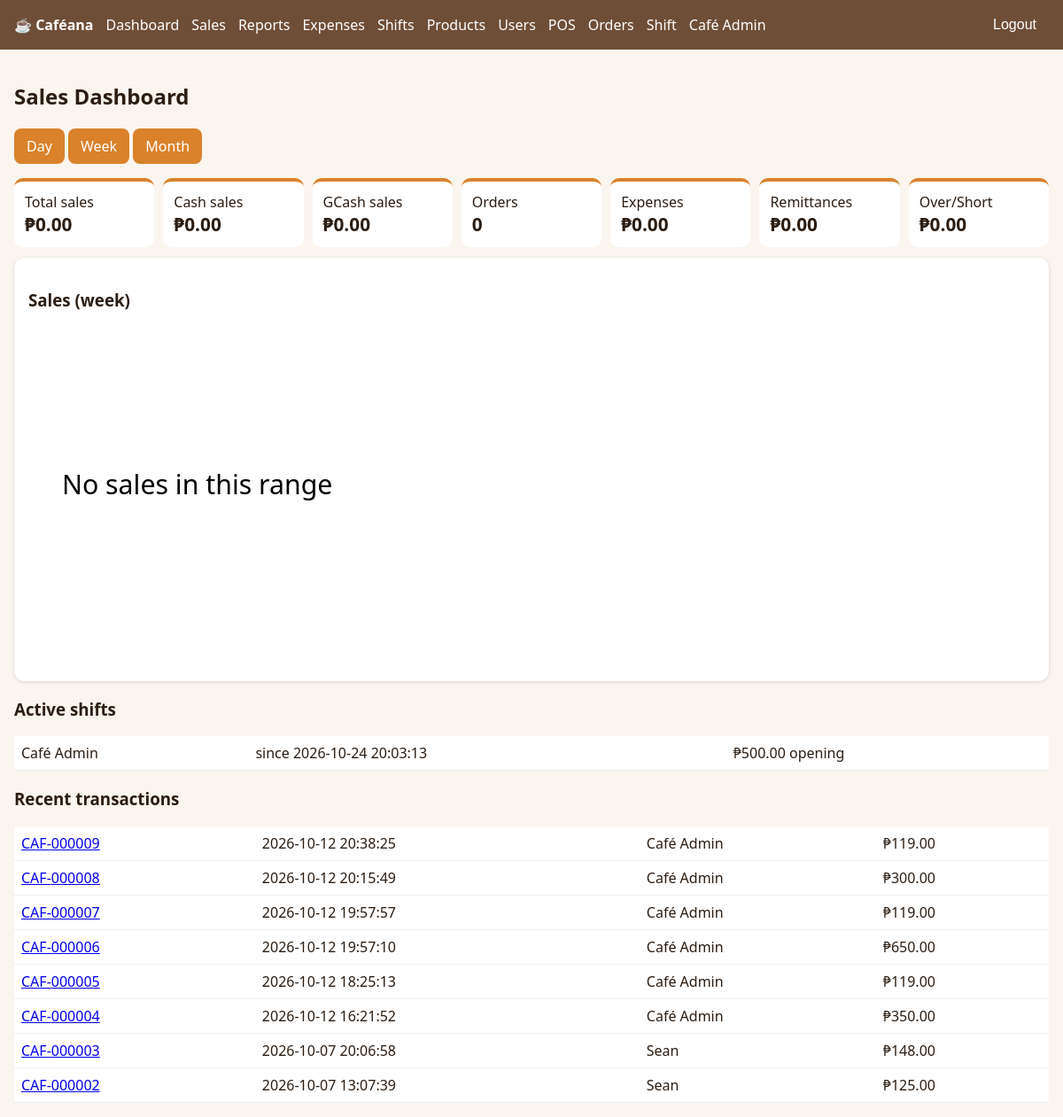
/admin/dashboard?range=week (signed in), run on the app's committed database.
### tables this page shows
CREATE TABLE users(id INTEGER PRIMARY KEY,username TEXT UNIQUE NOT NULL,full_name TEXT NOT NULL,password_hash TEXT NOT NULL,
 role TEXT NOT NULL DEFAULT 'staff' CHECK(role IN('admin','staff')),status TEXT NOT NULL DEFAULT 'pending' CHECK(status IN('pending','active','rejected','inactive')),
 created_at TEXT NOT NULL DEFAULT(datetime('now','localtime')));

CREATE TABLE shifts(id INTEGER PRIMARY KEY,user_id INTEGER NOT NULL REFERENCES users(id),start_at TEXT NOT NULL DEFAULT(datetime('now','localtime')),end_at TEXT,
 opening_cash INTEGER NOT NULL,closing_cash INTEGER,expected_cash INTEGER,over_short INTEGER,status TEXT NOT NULL DEFAULT 'open' CHECK(status IN('open','closed')));

CREATE TABLE orders(id INTEGER PRIMARY KEY,user_id INTEGER NOT NULL REFERENCES users(id),shift_id INTEGER NOT NULL REFERENCES shifts(id),token TEXT UNIQUE NOT NULL,
 subtotal INTEGER NOT NULL,discount INTEGER NOT NULL DEFAULT 0,total INTEGER NOT NULL,created_at TEXT NOT NULL DEFAULT(datetime('now','localtime')));

### app.py (the view)
@app.route("/admin/dashboard")
@admin_required
def dashboard():
    r = request.args.get("range", "day"); r = r if r in RANGES else "day"
    c = lambda col: RANGES[r].format(c=col)
    st = q1(f"SELECT COUNT(DISTINCT o.id) n,COALESCE(SUM(p.amount),0) total,COALESCE(SUM(CASE WHEN p.method='cash' THEN p.amount END),0) cash,COALESCE(SUM(CASE WHEN p.method='gcash' THEN p.amount END),0) gcash FROM orders o JOIN payments p ON p.order_id=o.id WHERE {c('o.created_at')}")
    ex = q1(f"SELECT COALESCE(SUM(amount),0) v FROM expenses WHERE {c('created_at')}")["v"]
    rm = q1(f"SELECT COALESCE(SUM(amount),0) v FROM remittances WHERE {c('created_at')}")["v"]
    os_ = q1(f"SELECT COALESCE(SUM(over_short),0) v FROM shifts WHERE status='closed' AND {c('end_at')}")["v"]
    grp = "strftime('%H:00',o.created_at)" if r == "day" else "date(o.created_at)"
    rows = {x["k"]: x["v"] / 100 for x in q(f"SELECT {grp} k,SUM(o.total) v FROM orders o WHERE {c('o.created_at')} GROUP BY k")}
    if r == "day":
        hrs = sorted(rows); keys = [f"{h:02d}:00" for h in range(int(hrs[0][:2]), max(int(hrs[-1][:2]), datetime.now().hour) + 1)] if hrs else []
    else:
        today = datetime.now().date(); keys = [(today - timedelta(days=i)).isoformat() for i in range((7 if r == "week" else 30) - 1, -1, -1)]
    chart = [[k, rows.get(k, 0)] for k in keys] if rows else []
    return render_template("dashboard.html", st=st, ex=ex, rm=rm, os=os_, r=r, chart=chart,
        active=q("SELECT s.*,u.full_name FROM shifts s JOIN users u ON u.id=s.user_id WHERE s.status='open'"),
        recent=q("SELECT o.*,u.full_name FROM orders o JOIN users u ON u.id=o.user_id ORDER BY o.id DESC LIMIT 8"))

### app.py (called while the page is built)
def db():
    if "db" not in g:
        g.db = sqlite3.connect(DB); g.db.row_factory = sqlite3.Row
        g.db.execute("PRAGMA foreign_keys=ON"); g.db.execute("PRAGMA busy_timeout=5000")
    return g.db

@app.teardown_appcontext
def _close(e):
    d = g.pop("db", None)
    if d: d.close()

def q(sql, a=()): return db().execute(sql, a).fetchall()

def q1(sql, a=()): return db().execute(sql, a).fetchone()

@app.template_filter("peso")
def peso(c): return "₱{:,.2f}".format((c or 0) / 100)

@app.before_request
def load():
    g.user = None
    if session.get("uid"):
        g.user = q1("SELECT * FROM users WHERE id=? AND status='active'", (session["uid"],))
        if not g.user: session.clear()
    if request.method == "POST":
        t = request.form.get("csrf") or request.headers.get("X-CSRF") or ""
        if not secrets.compare_digest(t, session.get("csrf", "")): abort(400)

@app.after_request
def headers(r):
    r.headers["X-Frame-Options"] = "DENY"; r.headers["X-Content-Type-Options"] = "nosniff"; r.headers["Referrer-Policy"] = "same-origin"
    r.headers["Content-Security-Policy"] = "default-src 'self'; img-src 'self' https: data:; style-src 'self' 'unsafe-inline'; script-src 'self' 'unsafe-inline'; frame-ancestors 'none'; form-action 'self'"
    if not request.path.startswith("/static/"): r.headers["Cache-Control"] = "no-store"  # no cached financial pages after logout
    if PROD: r.headers["Strict-Transport-Security"] = "max-age=31536000"
    return r

@app.context_processor
def ctx():
    session.setdefault("csrf", secrets.token_hex(16)); return dict(csrf=session["csrf"], user=getattr(g, "user", None))

def login_required(f):
    @wraps(f)
    def w(*a, **k):
        if not g.user: return redirect(url_for("login"))
        return f(*a, **k)
    return w

def admin_required(f):
    @wraps(f)
    @login_required
    def w(*a, **k):
        if g.user["role"] != "admin": abort(403)
        return f(*a, **k)
    return w

### templates/dashboard.html (shortened to what this page needs)
{% extends "base.html" %}{% block body %}
<h2>Sales Dashboard</h2>
<p>
  {% for k in ['day','week','month'] %}<a
    class="btn {{ '' if r==k else 'alt' }}"
    href="?range={{ k }}"
    >{{ k|capitalize }}</a
  >
  {% endfor %}
</p>
<div class="stats">
  <div>Total sales<b>{{ st.total|peso }}</b></div>
  <div>Cash sales<b>{{ st.cash|peso }}</b></div>
  <div>GCash sales<b>{{ st.gcash|peso }}</b></div>
  <div>Orders<b>{{ st.n }}</b></div>
  <div>Expenses<b>{{ ex|peso }}</b></div>
  <div>Remittances<b>{{ rm|peso }}</b></div>
  <div>Over/Short<b>{{ os|peso }}</b></div>
</div>
<div class="box">
  <h3>Sales ({{ r }})</h3>
  <svg id="ch" viewBox="0 0 600 200" style="width: 100%"></svg>
</div>
<h3>Active shifts</h3>
<table>
  {% for s in active %}
  <tr>
    <td>{{ s.full_name }}</td>
    <td>since {{ s.start_at }}</td>
    <td>{{ s.opening_cash|peso }} opening</td>
  </tr>
  {% else %}
  <tr>
    <td>None</td>
  </tr>
  {% endfor %}
</table>
<h3>Recent transactions</h3>
<table>
  {% for o in recent %}
  <tr>
    <td><a href="/receipt/{{ o.id }}">CAF-{{ '%06d'|format(o.id) }}</a></td>
    <td>{{ o.created_at }}</td>
    <td>{{ o.full_name }}</td>
    <td>{{ o.total|peso }}</td>
  </tr>
  {% endfor %}
</table>
{% endblock %}

### templates/base.html (shortened to what this page needs)
<!doctype html>
<html lang="en">
  <head>
    <link
      rel="stylesheet"
      href="{{ url_for('static',filename='style.css') }}"
    />
  </head>
  <body>
    {% if user %}
    <nav>
      <b>☕ Caféana</b> {% if user.role=='admin' %}<a href="/admin/dashboard"
        >Dashboard</a
      ><a href="/admin/sales">Sales</a><a href="/admin/reports">Reports</a
      ><a href="/admin/expenses">Expenses</a><a href="/admin/shifts">Shifts</a
      ><a href="/admin/products">Products</a><a href="/admin/users">Users</a>{%
      endif %} <a href="/pos">POS</a><a href="/orders">Orders</a
      ><a href="/shift">Shift</a><a href="/profile">{{ user.full_name }}</a>
      <form method="post" action="/logout">
        <input type="hidden" name="csrf" value="{{ csrf }}" /><button
          class="alt"
        >
          Logout
        </button>
      </form>
    </nav>
    {% endif %}
    <main>
      {% block body %}{% endblock %}
    </main>
  </body>
</html>

### static/style.css (style rules this page uses)
:root { --bg: #faf5ee; --brown: #6f4e37; --accent: #d9822b; }
* { box-sizing: border-box; }
body { margin: 0; font-family: system-ui, sans-serif; background: var(--bg); color: #2b1d12; }
nav { background: var(--brown); color: #fff; display: flex; gap: 14px; align-items: center; padding: 10px 16px; flex-wrap: wrap; }
nav a { color: #fff; text-decoration: none; }
nav form { margin-left: auto; }
main { padding: 16px; max-width: 1200px; margin: auto; }
button, .btn { background: var(--accent); color: #fff; border: 0; border-radius: 8px; padding: 9px 14px; cursor: pointer; font-size: 1rem; text-decoration: none; display: inline-block; }
button.alt { background: var(--brown); }
.box { background: #fff; border-radius: 12px; padding: 16px; box-shadow: 0 1px 4px #0002; }
table { width: 100%; border-collapse: collapse; background: #fff; }
td, th { padding: 8px; border-bottom: 1px solid #eee; }
.stats { display: grid; grid-template-columns: repeat(auto-fit, minmax(150px, 1fr)); gap: 10px; margin: 12px 0; }
.stats div { background: #fff; border-radius: 10px; padding: 12px; border-top: 4px solid var(--accent); }
.stats b { display: block; font-size: 1.3rem; }
a, button, .btn, input, select { transition: transform 0.15s ease, box-shadow 0.15s ease, background-color 0.15s ease, border-color 0.15s ease, color 0.15s ease; }

### data on the page
users: full_name "Café Admin"
shifts: full_name "Café Admin", start_at "2026-10-24 20:03:13", opening_cash|peso "₱500.00"
orders: id "000009", created_at "2026-10-12 20:38:25", full_name "Café Admin", total|peso "₱119.00"
orders: id "000008", created_at "2026-10-12 20:15:49", full_name "Café Admin", total|peso "₱300.00"
orders: id "000007", created_at "2026-10-12 19:57:57", full_name "Café Admin", total|peso "₱119.00"
orders: id "000006", created_at "2026-10-12 19:57:10", full_name "Café Admin", total|peso "₱650.00"
orders: id "000005", created_at "2026-10-12 18:25:13", full_name "Café Admin", total|peso "₱119.00"
orders: id "000004", created_at "2026-10-12 16:21:52", full_name "Café Admin", total|peso "₱350.00"
orders: id "000003", created_at "2026-10-07 20:06:58", full_name "Sean", total|peso "₱148.00"
orders: id "000002", created_at "2026-10-07 13:07:39", full_name "Sean", total|peso "₱125.00"

### other printed values
{{ k|capitalize }} "Day" "Week" "Month"
{{ st.total|peso }} "₱0.00"
{{ st.cash|peso }} "₱0.00"
{{ st.gcash|peso }} "₱0.00"
{{ st.n }} "0"
{{ ex|peso }} "₱0.00"
{{ rm|peso }} "₱0.00"
{{ os|peso }} "₱0.00"
{{ r }} "week"
